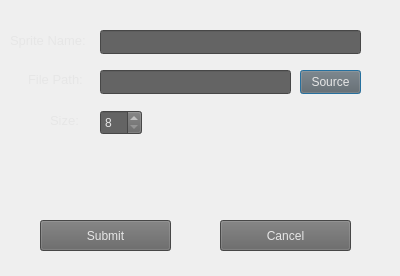
<?xml version="1.0" encoding="UTF-8"?>
<ui version="4.0">
 <class>NewFileWindow</class>
 <widget class="QDialog" name="NewFileWindow">
  <property name="geometry">
   <rect>
    <x>0</x>
    <y>0</y>
    <width>400</width>
    <height>276</height>
   </rect>
  </property>
  <property name="sizePolicy">
   <sizepolicy hsizetype="Fixed" vsizetype="Fixed">
    <horstretch>0</horstretch>
    <verstretch>0</verstretch>
   </sizepolicy>
  </property>
  <property name="windowTitle">
   <string>New Project</string>
  </property>
  <widget class="QLabel" name="label">
   <property name="geometry">
    <rect>
     <x>10</x>
     <y>30</y>
     <width>91</width>
     <height>21</height>
    </rect>
   </property>
   <property name="styleSheet">
    <string notr="true">color: rgb(230, 230, 230);</string>
   </property>
   <property name="text">
    <string>&lt;html&gt;&lt;head/&gt;&lt;body&gt;&lt;p&gt;&lt;span style=&quot; font-size:10pt;&quot;&gt;Sprite Name:&lt;/span&gt;&lt;/p&gt;&lt;/body&gt;&lt;/html&gt;</string>
   </property>
  </widget>
  <widget class="QLineEdit" name="textName">
   <property name="geometry">
    <rect>
     <x>100</x>
     <y>30</y>
     <width>261</width>
     <height>24</height>
    </rect>
   </property>
   <property name="styleSheet">
    <string notr="true">background-color: rgb(100, 100, 100);
color: rgb(230, 230, 230);</string>
   </property>
  </widget>
  <widget class="QLineEdit" name="textPath">
   <property name="geometry">
    <rect>
     <x>100</x>
     <y>70</y>
     <width>191</width>
     <height>24</height>
    </rect>
   </property>
   <property name="styleSheet">
    <string notr="true">background-color: rgb(100, 100, 100);
color: rgb(230, 230, 230);</string>
   </property>
  </widget>
  <widget class="QLabel" name="label_4">
   <property name="geometry">
    <rect>
     <x>28</x>
     <y>70</y>
     <width>61</width>
     <height>20</height>
    </rect>
   </property>
   <property name="styleSheet">
    <string notr="true">color: rgb(230, 230, 230);</string>
   </property>
   <property name="text">
    <string>&lt;html&gt;&lt;head/&gt;&lt;body&gt;&lt;p&gt;&lt;span style=&quot; font-size:10pt;&quot;&gt;File Path:&lt;/span&gt;&lt;/p&gt;&lt;/body&gt;&lt;/html&gt;</string>
   </property>
  </widget>
  <widget class="QPushButton" name="pushButton">
   <property name="geometry">
    <rect>
     <x>300</x>
     <y>70</y>
     <width>61</width>
     <height>24</height>
    </rect>
   </property>
   <property name="styleSheet">
    <string notr="true">background-color: rgb(100, 100, 100);
color: rgb(230, 230, 230);</string>
   </property>
   <property name="text">
    <string>Source</string>
   </property>
  </widget>
  <widget class="QPushButton" name="pushButton_2">
   <property name="geometry">
    <rect>
     <x>40</x>
     <y>220</y>
     <width>131</width>
     <height>31</height>
    </rect>
   </property>
   <property name="styleSheet">
    <string notr="true">background-color: rgb(100, 100, 100);
color: rgb(230, 230, 230);</string>
   </property>
   <property name="text">
    <string>Submit</string>
   </property>
  </widget>
  <widget class="QPushButton" name="cancelButton">
   <property name="geometry">
    <rect>
     <x>220</x>
     <y>220</y>
     <width>131</width>
     <height>31</height>
    </rect>
   </property>
   <property name="styleSheet">
    <string notr="true">background-color: rgb(100, 100, 100);
color: rgb(230, 230, 230);</string>
   </property>
   <property name="text">
    <string>Cancel</string>
   </property>
  </widget>
  <widget class="QLabel" name="label_2">
   <property name="geometry">
    <rect>
     <x>50</x>
     <y>110</y>
     <width>51</width>
     <height>21</height>
    </rect>
   </property>
   <property name="styleSheet">
    <string notr="true">color: rgb(230, 230, 230);</string>
   </property>
   <property name="text">
    <string>&lt;html&gt;&lt;head/&gt;&lt;body&gt;&lt;p&gt;&lt;span style=&quot; font-size:10pt;&quot;&gt;Size:&lt;/span&gt;&lt;/p&gt;&lt;/body&gt;&lt;/html&gt;</string>
   </property>
  </widget>
  <widget class="QSpinBox" name="sizeBox">
   <property name="geometry">
    <rect>
     <x>100</x>
     <y>110</y>
     <width>42</width>
     <height>25</height>
    </rect>
   </property>
   <property name="styleSheet">
    <string notr="true">background-color: rgb(100, 100, 100);
color: rgb(230, 230, 230);</string>
   </property>
   <property name="minimum">
    <number>8</number>
   </property>
   <property name="maximum">
    <number>32</number>
   </property>
  </widget>
 </widget>
 <resources/>
 <connections/>
</ui>
